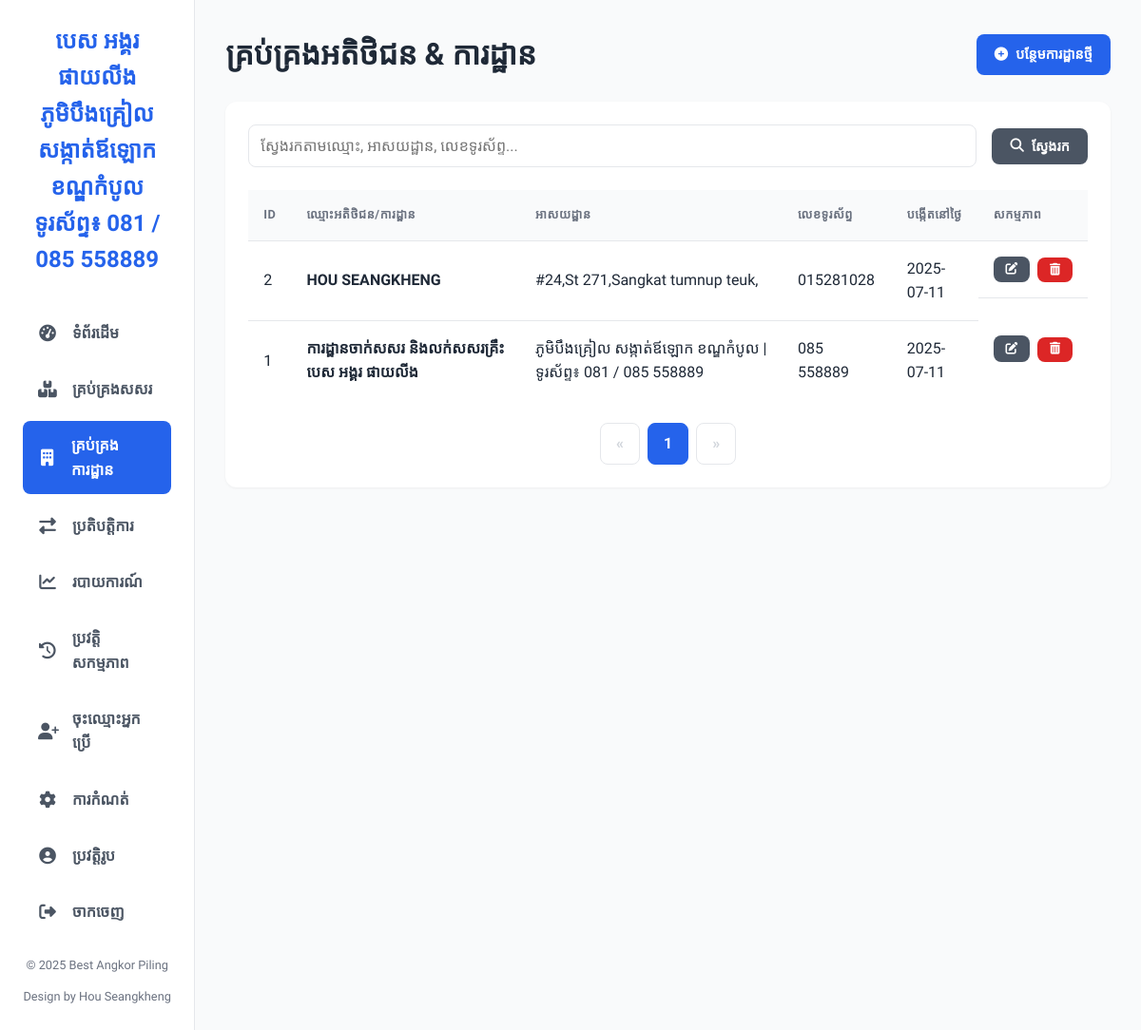
/sites (signed in), run on an earlier commit of the app's database.
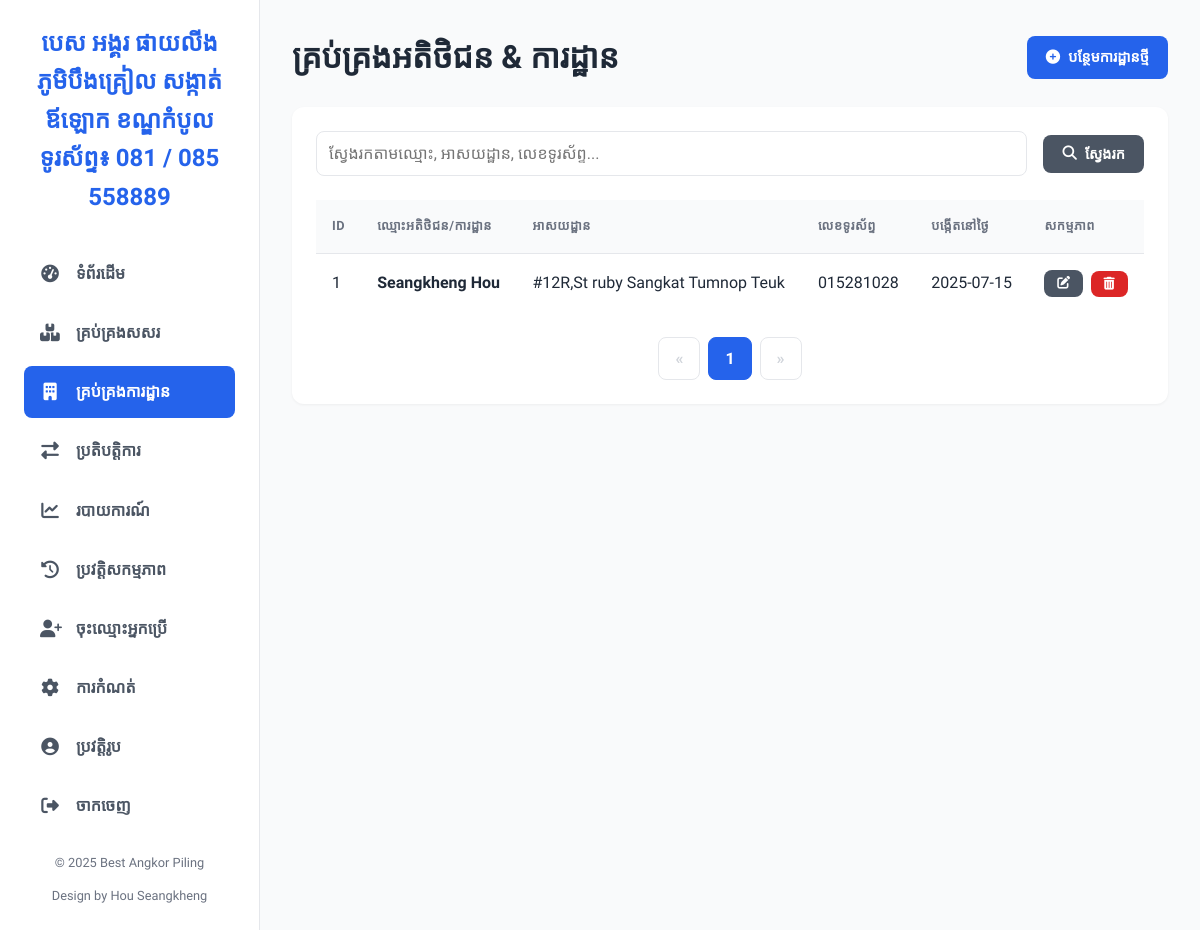
And on a later commit of the database.
### app.py (models this page shows)
class CustomerSite(db.Model):
    id = db.Column(db.Integer, primary_key=True)
    name = db.Column(db.String(200), unique=True, nullable=False)
    address = db.Column(db.Text)
    phone = db.Column(db.String(50))
    created_at = db.Column(db.DateTime, default=datetime.now)
    transactions = db.relationship('Transaction', backref='customer_site', lazy=True)

### app.py (the view)
@app.route('/sites')
@login_required
@role_required(['admin', 'manager'])
def manage_sites():
    page = request.args.get('page', 1, type=int)
    search_term = request.args.get('search', '')
    sites_query = CustomerSite.query.order_by(CustomerSite.name.asc())
    if search_term:
        sites_query = sites_query.filter(or_(CustomerSite.name.ilike(f'%{search_term}%'), CustomerSite.address.ilike(f'%{search_term}%'), CustomerSite.phone.ilike(f'%{search_term}%')))
    pagination = sites_query.paginate(page=page, per_page=10, error_out=False)
    return render_template('customer_sites.html', customer_sites=pagination.items, pagination=pagination, search_term=search_term)

### app.py (called while the page is built)
@login_manager.user_loader
def load_user(user_id): return User.query.get(int(user_id))

@app.context_processor
def inject_global_vars():
    low_stock_setting = Setting.query.filter_by(key='low_stock_threshold').first()
    return dict(current_year=datetime.now().year, low_stock_threshold=int(low_stock_setting.value) if low_stock_setting else 10)

@app.before_request
def before_request(): g.db = db.session

def role_required(roles):
    if not isinstance(roles, list): roles = [roles]
    def decorator(f):
        @wraps(f)
        def decorated_function(*args, **kwargs):
            if not current_user.is_authenticated:
                flash("Please log in to access this page.", "info")
                return redirect(url_for('login', next=request.url))
            if current_user.role not in roles:
                flash("You do not have permission to access this page.", "error")
                return redirect(url_for('index'))
            return f(*args, **kwargs)
        return decorated_function
    return decorator

### templates/customer_sites.html (shortened to what this page needs)
{% extends "base.html" %}
{% block content %}
<div class="page-header">
    <h1>គ្រប់គ្រងអតិថិជន & ការដ្ឋាន</h1>
    <div class="button-group">
        {% if current_user.role in ['admin', 'manager'] %}
        <a href="{{ url_for('add_customer_site') }}" class="btn btn-primary"><i class="fas fa-plus-circle"></i> បន្ថែមការដ្ឋានថ្មី</a>
        {% endif %}
    </div>
</div>
<div class="card">
    <form method="GET" action="{{ url_for('manage_sites') }}" class="filter-form">
        <input type="text" name="search" placeholder="ស្វែងរកតាមឈ្មោះ, អាសយដ្ឋាន, លេខទូរស័ព្ទ..." value="{{ search_term or '' }}">
        <button type="submit" class="btn btn-secondary"><i class="fas fa-search"></i> ស្វែងរក</button>
    </form>
    <div class="table-wrapper">
        <table>
            <thead>
                <tr>
                    <th>ID</th>
                    <th>ឈ្មោះអតិថិជន/ការដ្ឋាន</th>
                    <th>អាសយដ្ឋាន</th>
                    <th>លេខទូរស័ព្ទ</th>
                    <th>បង្កើតនៅថ្ងៃ</th>
                    <th>សកម្មភាព</th>
                </tr>
            </thead>
            <tbody>
                {% for site in customer_sites %}
                <tr>
                    <td>{{ site.id }}</td>
                    <td><strong>{{ site.name }}</strong></td>
                    <td>{{ site.address or 'N/A' }}</td>
                    <td>{{ site.phone or 'N/A' }}</td>
                    <td>{{ site.created_at.strftime('%Y-%m-%d') }}</td>
                    <td class="actions">
                        {% if current_user.role in ['admin', 'manager'] %}
                        <a href="{{ url_for('edit_customer_site', site_id=site.id) }}" class="btn btn-secondary btn-icon" title="កែសម្រួល"><i class="fas fa-edit"></i></a>
                        {% endif %}
                        {% if current_user.role == 'admin' %}
                        <form method="POST" action="{{ url_for('delete_customer_site', site_id=site.id) }}" onsubmit="return confirm('Are you sure you want to delete this site?');">
                            <button type="submit" class="btn btn-danger btn-icon" title="លុប"><i class="fas fa-trash-alt"></i></button>
                        </form>
                        {% endif %}
                    </td>
                </tr>
                {% else %}
                <tr>
                    <td colspan="6" style="text-align: center; padding: 2rem;">រកមិនឃើញការដ្ឋានអតិថិជនទេ។</td>
                </tr>
                {% endfor %}
            </tbody>
        </table>
    </div>
    <div class="pagination">
        {% if pagination.has_prev %}
            <a href="{{ url_for('manage_sites', page=pagination.prev_num, search=search_term) }}" class="page-link">&laquo;</a>
        {% else %}
            <span class="page-link disabled">&laquo;</span>
        {% endif %}
        {% for page_num in pagination.iter_pages(left_edge=1, right_edge=1, left_current=2, right_current=2) %}
            {% if page_num %}
                <a href="{{ url_for('manage_sites', page=page_num, search=search_term) }}" class="page-link {{ 'current' if pagination.page == page_num else '' }}">{{ page_num }}</a>
            {% else %}
                <span class="page-link">...</span>
            {% endif %}
        {% endfor %}
        {% if pagination.has_next %}
            <a href="{{ url_for('manage_sites', page=pagination.next_num, search=search_term) }}" class="page-link">&raquo;</a>
        {% else %}
            <span class="page-link disabled">&raquo;</span>
        {% endif %}
    </div>
</div>
{% endblock %}

What changed in the data, as far as the page shows it:
removed CustomerSite: id "2", name "HOU SEANGKHENG", address "#24,St 271,Sangkat tumnup teuk,", phone "015281028", created_at "2025-07-11"
changed CustomerSite id 1: name "ការដ្ឋានចាក់សសរ និងលក់សសរគ្រឹះ បេស អង្គរ ផាយលីង" → "Seangkheng Hou"; address "ភូមិបឹងគ្រៀល សង្កាត់ឪឡោក ខណ្ឌកំបូល | ទូរស័ព្ទ៖ 081 / 085 558889" → "#12R,St ruby Sangkat Tumnop Teuk"; phone "085 558889" → "015281028"; created_at "2025-07-11" → "2025-07-15"
